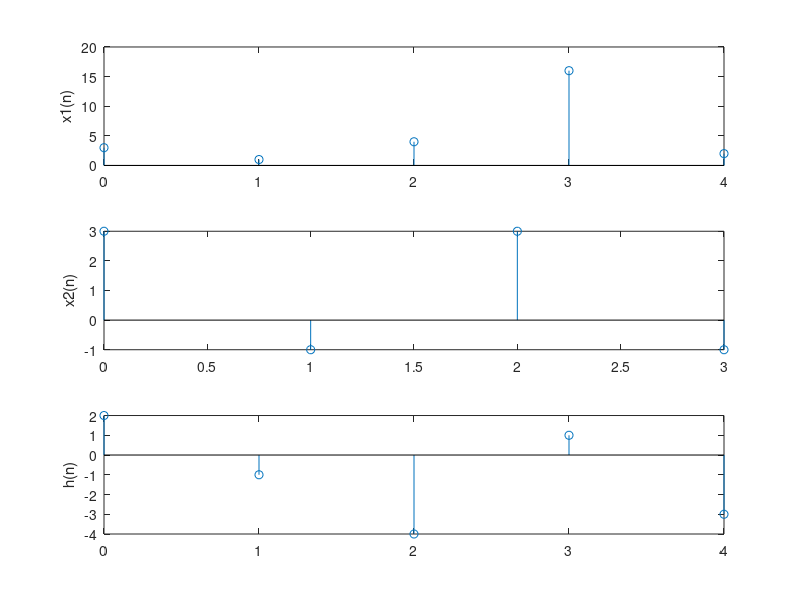

MATLAB code to generate this figure:
x1 = [3 1 4 16 2];
x2 = [3 -1 3 -1];
h = [2 -1 -4 1 -3];
x = x1 + [x2,0];
M = length(x);
N = length(h);
L = M + N - 1;
xc = zeros(1,L);
hc = zeros(1,L);
xc(1:M) = x;
hc(1:N) = h;
for n = 1:L
    y1(n) = 0;
    for k = 1:n
        y1(n) = y1(n) + xc(k)*hc(n-k+1);
    end
end
l=0:1:4;
%subplot(311);
%stem(y1);
%ylabel('y1(n)');
subplot(311);
stem(l,x1);
m=0:1:3;
ylabel('x1(n)');
subplot(312);
stem(m,x2);
ylabel('x2(n)');
subplot(313);
stem(l,h);
ylabel('h(n)');
y1